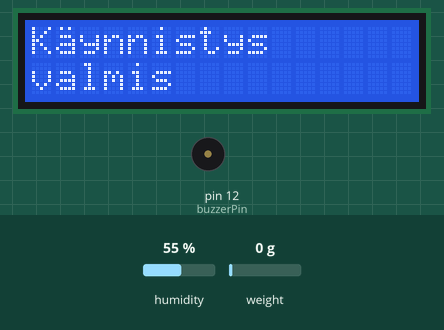
Recording of a sketch running on a simulated Arduino Uno, built with avr-gcc and run on an emulated ATmega328P. On the bench: 16×2 character LCD, buzzer (waves = sounding). The test bench sets the inputs (shaded band); at power-on: humidity 55 %, weight on the scale 0 g.

Above: at 5.7 s.
5.8 s: humidity set to 22 %
At 8.6 s:
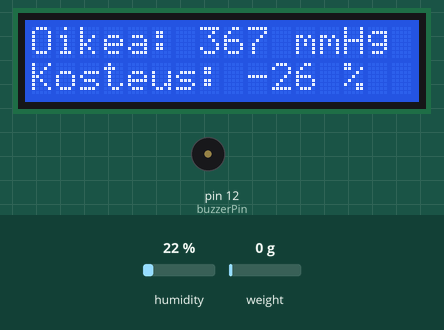
8.8 s: weight on the scale set to 100 g
At 9.4 s:
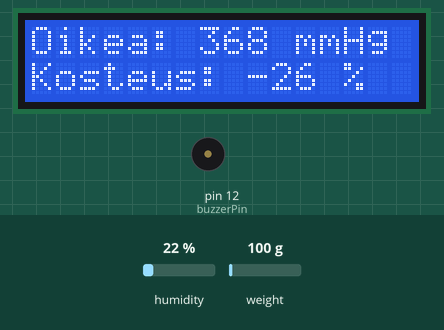
10.4 s: humidity set to 40 %
At 11.4 s:
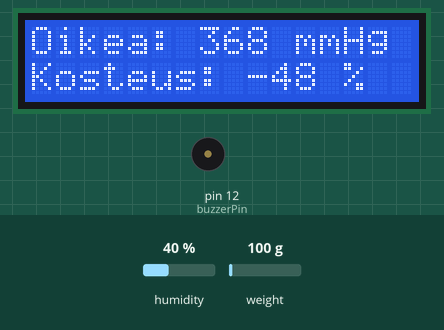
11.9 s: weight on the scale set to 1250 g
At 12.9 s:
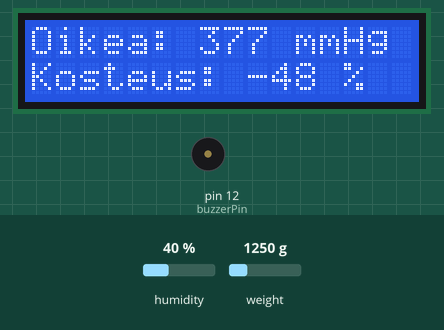
13.9 s: humidity set to 68 %
At 15.0 s:
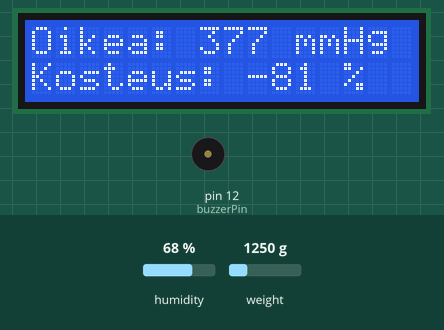
15.5 s: weight on the scale set to 2500 g
At 15.9 s:
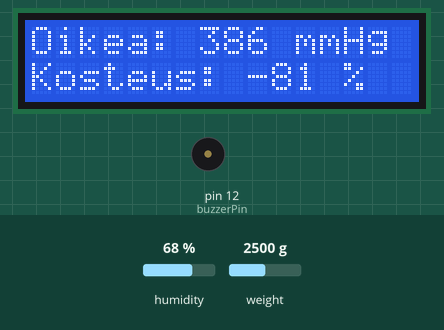
Timing chart, 0 to 18.0 s (numbered marks = the images above; inputs shaded):
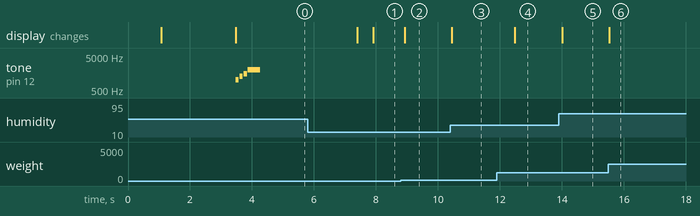

The sketch:

PP8000.ino
```cpp
#include <HX711_ADC.h> //HX711 vahvistimen kirjasto
#include <LiquidCrystal.h> //LCD-näytön kirjasto
#include <SparkFun_HIH4030.h> //kosteusanturin kirjasto (ei HR202, mutta yhteensopiva)
#include <Wire.h> //kosteusanturin lämpötilakirjasto
#include "LCDFunctions.h" //LCD-funktioiden aliohjelmat
#include "AlarmFunctions.h" //Hälytinfunktioiden aliohjelmat
#define BREAKREMINDER 3600000 // Time break //1 h ajanjakso maaritellaan definessa koska se on muuttumaton

//kosteusanturin määrittelyt
#define HIH4030_OUT A0 //Kosteusanturin Analog IO pinni kytketään A0:aan
#define HIH4030_SUPPLY 5 //Paljonko virtaa sensori ottaa (volttia)

HIH4030 sensorSpecs(HIH4030_OUT, HIH4030_SUPPLY); //asetetaan edelliset arvot kirjaston käyttöön

float weight = 100.00;  // Käyttäjän paino: muutetaan manuaalisesti käyttäjäkohtaisesti, koska anturit eivät pysty mittaamaan massaa tässä laitteessa näillä komponenteilla
bool mittaus = false;
bool taaraus = true; //Aseta tämä false asentoon jos et halua taarata

unsigned long StartTime = 0; //Sitting timer // Istumisajan laskuri, maaritellaan lahtemaan nollasta
const unsigned long Interval = 300000; //no weight wait period 5 min// aika jolloin asentoa muutetaan ja odotetaan painon laskeutuvan takaisin sensoreille

//pinnit:
const int HX711_dout = 10; //mcu > HX711 dout pinni
const int HX711_sck = 11; //mcu > HX711 sck pinni
int sensorPin = A0; //kosteusanturin signaalipinni

//HX711 määrittely:
HX711_ADC LoadCell(HX711_dout, HX711_sck); //LoadCell() saa tietonsa HX711_dout ja _sck pinneistä

const int calVal_eepromAdress = 0; //Asetetaan EEPROM-osoitteeksi 0. EEPROM = Electrically Erasable Programmable Read-Only Memory
unsigned long t = 0;

//Mittaukseen liittyvät muuttujat
const float pressure = 9.81/(0.1*0.1)/133.322;  //paineen laskukaava elohopeamillimetreinä (10x10cm pinta-alalla)
const float calibrationValue = 22500.00;   //Kalibrointimuuttuja: säädä omaan tarpeeseen, jos ei toimi samalla arvolla, weight pitää nollata, jos tarvii kalibroida!

float leftPressure = 0.00; // Alustetaan muuttuja
float rightPressure = 0.00; // Alustetaan muuttuja
float WEIGHT_THRESHOLD_START = 0.00; // Alustetaan muuttuja
float WEIGHT_THRESHOLD_CHECK = 0.00; // Alustetaan muuttuja
int sensorValue = 0; // alusta kosteusanturin lukema

enum State_enum {
  WAIT_FOR_WEIGHT, WAIT_FOR_ALARM, BUTT_TIMEOUT, RESET_WAIT
} state = WAIT_FOR_WEIGHT;

LiquidCrystal lcd(2,3,4,5,6,7); //määritellään käytettävät LCD-portit.
                                //Portit 1-2 on tarkoitettu R/S (Register Select) ja E (Enable) porteille ja 3-6 porteille joista syötetään bittejä näytölle.
                                //R/S-portti on portti jonka kautta näytölle syötetään komentoja
                                //E-portti on portti joka avaa rekisterin kirjoitusta varten

void setup() {

lcd.begin(16,2); // Määritellään LCD-näytön koko
createCustomChars(lcd); //luodaan ääkköset
Wire.begin(); //kosteusanturin lämpötilamittarin käynnistys
}

void loop() {
  humidityCalc(sensorSpecs, temp); //lähetetään laskurifunktiolle kosteusanturin lukemat

while (taaraus == true){  //Loopin alku rullataan läpi niin kauan kuin "taaraus" -kytkimen asento on true
                          //Siirsin tämän osan koodia setupista loopin alkuun.
  lcdFunc(lcd, 255,255,""); //lcdFunc tyhjentää näytön
  lcdFunc(lcd, 0, 0, "Käynnistetään"); //lcdFunc kirjoittaa ensimmäisen sarakkeen ensimmäiseen riviin viestin
  delay(1000);
  lcdFunc(lcd, 0, 1, "ÄLÄ ISTU"); //lcdFunc kirjoittaa ensimmäisen sarakkeen toiselle riville viestin

  LoadCell.begin();
  //LoadCell.setReverseOutput(); //Kommentti pois jos halutaan muuttaa negatiivinen mittaustulos positiiviseksi, eli asettaa anturi toisin päin.
  unsigned long stabilizingtime = 2000; // Käynnistyksen jälkeistä tarkkuutta voidaan korottaa asettamalla pidempi stabilointiaika (nyt 2000ms/2s)
  boolean _tare = true;

  //anturien taaraus
  LoadCell.start(stabilizingtime, _tare);
  if (LoadCell.getTareTimeoutFlag() || LoadCell.getSignalTimeoutFlag()) {
    errorSound();
    lcdFunc(lcd, 255,255,"");
    lcdFunc(lcd, 0, 0, "Aikakatkaisu");
    lcdFunc(lcd, 0, 1, "Tarkista johdot");
    delay(3000);
    lcdFunc(lcd, 255,255,"");
    lcdFunc(lcd, 0, 0, "ja pinnien");
    lcdFunc(lcd, 0, 1, "asennot");
    while (1);
  }
  else {
    LoadCell.setCalFactor(calibrationValue);
    lcdFunc(lcd, 255,255,"");
    lcdFunc(lcd, 0, 0, "Käynnistys");
    lcdFunc(lcd, 0, 1, "valmis");
    startUpSound();
    taaraus = false;
    delay(3000);
  }
}

  bool mittaus = true;
  static boolean newDataReady = 0;
  const int serialPrintInterval = 500; //Syötteen tulostuksen nopeuden määritys. Korkeampi on hitaampi.

  // Tarkistetaan uusi data
  if (LoadCell.update()) newDataReady = true;

  // Haetaan pyöristetyt arvot datasetistä ja tulostetaan ne
  if (newDataReady) {

    // Määritellään paine-muuttujat newDataReadyn jälkeen, jotta LoadCell.getData saa päivitetyt arvot
    leftPressure = (-weight/2 + LoadCell.getData()) * -pressure; // Vasemman puolen paine elohopeamillimetreinä (-weight ja -pressure, jotta saadaan tulostumaan positiivinen paine LCD-näytölle)
    rightPressure = (weight/2 + LoadCell.getData()) * pressure; // Oikean puolen paine elohopeamillimetreinä
    WEIGHT_THRESHOLD_START = (leftPressure + rightPressure) / 2 + 10; // Paineraja paineen mittauksen käynnistämiseksi (oltava pienempi kuin CHECK, jotta pysytään tilakoneessa)
    WEIGHT_THRESHOLD_CHECK = WEIGHT_THRESHOLD_START + 20; // Paineraja paineen anturilta poistumisen tarkistamiseksi (oltava suurempi kuin START, jotta pysytään tilakoneessa)

    if (millis() > t + serialPrintInterval) {
      if (LoadCell.getData() < 0) {  //kun < 0, niin antaa vasemman pakaran paineen
        String paine = String(int(leftPressure)); //muunnetaan painelaskelma merkkijonoksi, jotta se saadaan tulostettua
        String kosteus = String(int(humidity)); //muunnetaan kosteuslaskelma merkkijonoksi, jotta se saadaan tulostettua
        lcdFunc(lcd, 255,255,"");
        lcdFunc(lcd, 0, 0, "Vasen: " + paine + " mmHg"); //tulostetaan stringit näytölle
        lcdFunc(lcd, 0, 1, "Kosteus: " + kosteus + " %"); //tulostetaan stringit näytölle
        newDataReady = 0; //anturidatan nollaus uutta dataa varten
        t = millis();
      }
      else {  //kun > 0, niin antaa oikean pakaran paineen
        String paine = String(int(rightPressure)); //muunnetaan painelaskelma merkkijonoksi, jotta se saadaan tulostettua
        String kosteus = String(int(humidity)); //muunnetaan kosteuslaskelma merkkijonoksi, jotta se saadaan tulostettua
        lcdFunc(lcd, 255,255,"");
        lcdFunc(lcd, 0, 0, "Oikea: " + paine + " mmHg"); //tulostetaan stringit näytölle
        lcdFunc(lcd, 0, 1, "Kosteus: " + kosteus + " %"); //tulostetaan stringit näytölle
        newDataReady = 0; //anturidatan nollaus uutta dataa varten
        t = millis();
        }
    }

if(leftPressure > WEIGHT_THRESHOLD_START || rightPressure > WEIGHT_THRESHOLD_START) {

  switch(state)
  {
    case WAIT_FOR_WEIGHT:
      StartTime = millis();  // timeri alkaa mitata ja tallentaa aikaa
      state = WAIT_FOR_ALARM; // odotellaan hälytystä
      break;

    case WAIT_FOR_ALARM:
      if(millis() - StartTime >= BREAKREMINDER) { // timeri ylittää 1 tunnin määräajan
        alarm = true;
        if(alarm == true) {
          setupAlarm(); //funktiota kutsutaan
        }
        if (leftPressure < WEIGHT_THRESHOLD_CHECK && rightPressure < WEIGHT_THRESHOLD_CHECK) {
          alarm = false;
          state = RESET_WAIT;
        }
      }
      else if(rightPressure >= 760 || leftPressure >= 760) { // 760 mmHg asetettu ylärajaksi välittömälle hälytykselle
        alarm = true;
        if(alarm == true) {
          setupAlarm(); //funktiota kutsutaan
        }
        if (leftPressure < WEIGHT_THRESHOLD_CHECK && rightPressure < WEIGHT_THRESHOLD_CHECK) {
          alarm = false;
          state = BUTT_TIMEOUT;
        }
      }
      else if(humidity >= 40) { // Kosteushälytyksen raja 40 %
            alarm = true;
            if(alarm == true) {
              setupAlarm(); }
              if (humidity <= 35) { // Poistutaan hälytyksestä kun kosteus alle 35 %, jotta voidaan varmistua kosteuden lähteneen laskuun
                alarm = false;
                state = RESET_WAIT;
              }
      }
      break;

    case RESET_WAIT:
      if (millis() - StartTime >= Interval) { //odotetaan 5 min ennen timerin uudelleen käynnistymistä
        StartTime = 0;
        alarm = true;
        state = WAIT_FOR_WEIGHT;  // resetoidaan tila ja odotetaan uutta painoa
      }
      break;

    case BUTT_TIMEOUT:
      unsigned long butt_timer = 0;
      if(millis() - butt_timer >= Interval) { // 5 min
        StartTime = 0;
        state = WAIT_FOR_ALARM;
      }
      break;
  }
}
}
}
```

AlarmFunctions.h
```cpp
#define NOTE_1 2000
#define NOTE_2 1500
#define NOTE_3 1250
#define NOTE_4 1000
#define NOTE_5 1100


bool alarm = true; //asetetaan halytyksen alkuarvo (= tosi)
const int buzzerPin = 12; //summerin pinnin paikka Arduinossa, valittavissa

void setupAlarm() {  //luodaan halytysfunktio
  int i = 0;
  if(alarm == true) //kun halytys saa arvon tosi
  do{               //mennaan do-while -looppiin, jossa
    i++;            // integer i:n arvoa kasvatetaan kunnes saavutetaan maaratty arvo
    tone(buzzerPin, 600, 100); //maaritellaan aanen korkeus ja pituus
    delay(1000);
    noTone(buzzerPin); //maaritellaan tauko halytysten valiin
    delay(1000);
  }while(i<1); //kun halytysten maaratty arvo on saavutettu poistutaan loopista
}

void startUpSound() {
  int j = 0;
  int noteDurations[] ={8,8,8,2}; // 8=kahdeksasosanuotti, 4=neljäsosanuotti jne.
  int notes[]={
    NOTE_4, NOTE_3, NOTE_2, NOTE_1 //melodian nuottitaulukko, määritelty definessä
  };
  for (j= 0; j<4;j++) {
    int noteDuration = 800 / noteDurations[j];
    int pauseBetweenNotes = noteDuration*1.30; //nuottien välinen vähimmäistauko
    tone(12, notes[j], noteDuration);
    delay(pauseBetweenNotes);
  }
}

void errorSound() {
  int k = 0;
  int noteDurations[] ={2,2,2}; // 8=kahdeksasosanuotti, 4=neljäsosanuotti jne.
  int notes[]={
    NOTE_4, NOTE_4, NOTE_4 //melodian nuottitaulukko, määritelty definessä
  };
  for (k = 0; k<3;k++) {
    int noteDuration = 800 / noteDurations[k];
    int pauseBetweenNotes = noteDuration*1.30; //nuottien välinen vähimmäistauko
    tone(12, notes[k], noteDuration);
    delay(pauseBetweenNotes);
  }
}
```

LCDFunctions.h
```cpp
float humidity = 0.00; //kosteusprosentin muuttuja
int tempAddress = 0x48; //Lämpötilasensorin muistiosoite
float temp = 0.00; //lämpötilamuuttuja, tätä tarvitaan todellisen kosteus% laskemisessa

// Määritetään custom-merkit ääkkösille. Luodaan kaksiulotteinen taulukko, jossa on neljä riviä ja yhdellä rivillä on aina kahdeksan saraketta (LCD-näytössä on 8-riviä, joita nuo sarakkeet ohjaavat).
// Noihin kahdeksaan sarakkeeseen on määritelty kunkin ääkkösen kirjoitusasu siten, että 0 tarkoittaa LCD-näytöllä tyhjää pikseliä ja 1 tarkoittaa näytöllä täytettyä pikseliä.
// Kirjainten muodostamiseen käytetään vain 7 saraketta, koska kahdeksas ohjaa kirjaimen alapuolelle tulevaa lisäriviä, jota voisi käyttää esim. alleviivaukseen.
// Tässä koodissa custom-merkkitaulukon rivien sarakkeet on kirjoitettu allekkain koodin tulkinnan helpottamiseksi.
// Käytännössä kirjaimen määrittäminen onnistuisi myös (ja olisi koodirivien vähentämisenkin kannalta suotavaa) näin: {B01010,B00000,B01110,B00001,B01111,B10001,B01111}, joka vastaa ä-kirjainta.
// Voidaan valmiiseen koodiin korjata tarvittaessa tuohon muotoon.

byte customChars[4][8] ={
  // ä:
  {
    B01010,
    B00000,
    B01110,
    B00001,
    B01111,
    B10001,
    B01111
  },
  // ö:
  {
    B00000,
    B01010,
    B00000,
    B01110,
    B10001,
    B10001,
    B01110
  },
  // Ä:
  {
    B01010,
    B00000,
    B01110,
    B10001,
    B11111,
    B10001,
    B10001
  },
  // Ö:
  {
    B01010,
    B00000,
    B01110,
    B10001,
    B10001,
    B10001,
    B01110
  }
};

// Tässä customChar-taulukossa määritellyt ääkköset luodaan LiquidCrystal-kirjaston createChar()-funktiolla omiksi merkeiksi paikoille 1, 2, 3 ja 4, jotta ne voidaan kirjoittaa LCD-näytölle funktiolla lcd.write().

void createCustomChars(LiquidCrystal& lcd)
{
    lcd.createChar(1, customChars[0]); // ä
    lcd.createChar(2, customChars[1]); // ö
    lcd.createChar(3, customChars[2]); // Ä
    lcd.createChar(4, customChars[3]); // Ö
}

// lcd.write()-funktion ja lcd.print()-funktion yhtäaikaien käyttö kuitenkin osoittautui sekavaksi ja epäkäytännölliseksi.
// Tässä esimerkki miten ääkköset toimivat, mutta koodi oli sekavaa: lcd.print("K" + String((char)1) + "ynnistet" + String((char)1) + String((char)1) + "n...");
// Tuon pohjalta keksittiin, että replace()-funktiolla saadaan korvattua merkkijonon ääkköset itse määritellyillä merkeillä, jolloin ne saadaan tulostettua selkeämmin.
// Replace()-funktiolla pystytään korvaamaan yksittäisiä merkkejä/merkkijonoja toisilla merkeillä/merkkijonoilla.

void replaceCustomChars(String * printString) // Siirretään korvattavat merkit LCD-näytölle kirjoitettavaan viestiin pointterin avulla
{
    printString->replace("ä",String((char)1));
    printString->replace("ö",String((char)2));
    printString->replace("Ä",String((char)3));
    printString->replace("Ö",String((char)4));
}

void lcdFunc(LiquidCrystal& lcd, uint8_t col, uint8_t row, String message) // LCD-näytölle kirjoitettava teksti viedään message Stringiin
{
    if (col == 255 && row == 255) { //Sarake 255 ja Rivi 255 tyhjentää näytön
    lcd.clear();
    }
    else {
    lcd.setCursor(col,row); // Asetetaan kursori haluttuun sarakkeeseen ja riville
    }
    replaceCustomChars(&message); // Annetaan message-stringin osoite printString-pointterille, joka tuo ääkkösmuutokset stringiin
    lcd.print(message); // Tulostetaan lopullinen teksti LCD-näytölle korvattujen merkkien kanssa
}

void humidityCalc(HIH4030 sensor, float temperature){ //Alotietaan kosteuden laskenta ja luodaan lämpötilamuuttuja
  humidity = sensor.getTrueRH(temperature)*-1.2; //luodaan humidity -muuttuja, jonka arvo otetaan kirjaston getTrueRH -funktiosta jolle syötetään lämpötila laskentaa varten
}
```

Measured:
- after the input at 5.8 s, the display: first differs from a run without the input after 2.1 s (image 1)
- after the input at 8.8 s, the display: changes after 0.12 s (image 2)
- after the input at 10.4 s, the display: changes after 0.05 s (image 3)
- after the input at 11.9 s, the display: changes after 0.58 s (image 4)
- after the input at 13.9 s, the display: changes after 0.10 s (image 5)
- after the input at 15.5 s, the display: changes at once (image 6)
- by itself, tone on pin 12 (buzzerPin): plays 1000 Hz for 0.10 s, 1250 Hz for 0.10 s, 1500 Hz for 0.10 s, 2000 Hz for 0.40 s
